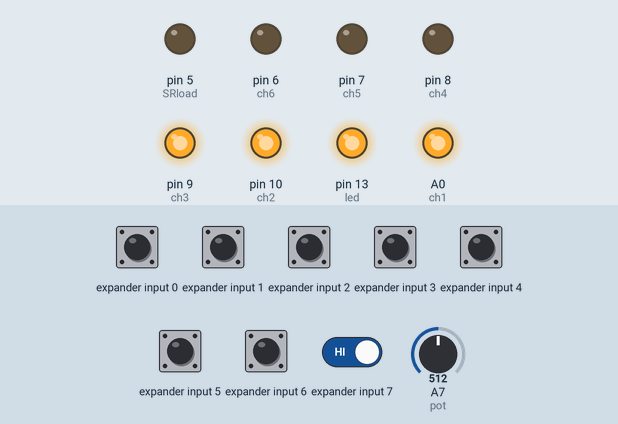
The sketch below on a simulated Arduino Nano, built with avr-gcc and run on an emulated ATmega328P. Parts: output pins drawn as LEDs (lit = HIGH). Wiring (inferred from the names in the program): input shift register (74HC165): load A1; clock pin 4; serial out pin 2; CE A1. The test bench sets the inputs (shaded band); at power-on: expander input 0–7 HIGH, A7 (pot) = 512. EEPROM starts erased; pins used as bus, display or sensor lines are not drawn.

Above: at 0.01 s.
At 1.3 s:
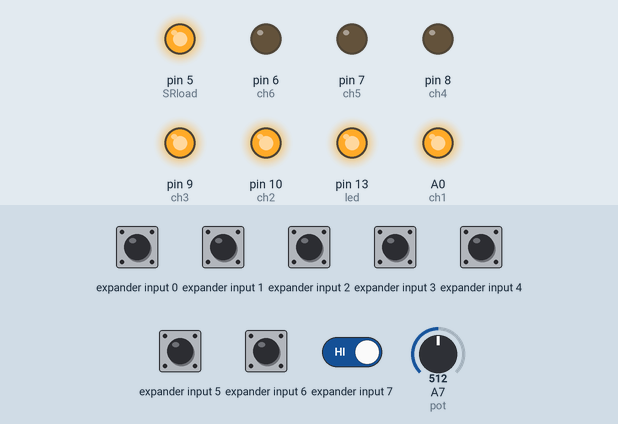
2.5 s: expander input 7 driven LOW
At 3.4 s:
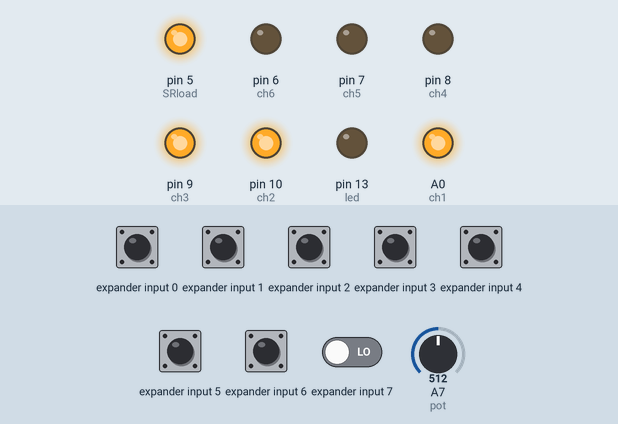
Timing chart, 0 to 11.5 s (numbered marks = the images above; inputs shaded):
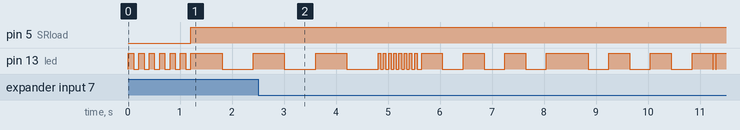

Measured:
- after the input at 2.5 s, pin 5 (SRload): stays HIGH (without the input it goes to HIGH after 2.3 s)

The sketch:

SyncSix_FadeSwap.ino
```cpp
//SyncSix FadeSwap Arduino Sketch
//Channels 1-3 are on by default. When the trigger is activated, channels 1-3 fade out while 4-6 fade in.
//The duration of the fade is set via the ultrasonic distance potentiometer.
//The controller will keep channels 1-3 off and 4-6 on for a set amount of time before resetting. This time is set by holding SHIFT and tapping CH1/REC.
//The indicator led will count down 3 times and stay illuminated until SHIFT is pressed again. The time the indicator LED is lit is how long the delay until reset will be.
//Ambient audio track is enabled/disabled normally via the SHIFT + CH6/Ambient button
//Scare track is is enabled/disabled  via the SHIFT + TRIG button


unsigned int fadeTime;

#include <SoftwareSerial.h>
#include <EEPROM.h>
#include <Wire.h>

#define ambientbyte 0     //define arduino nano internal EEPROM settings bytes
#define volbyte 1
#define sonicbyte 2
#define waitTimebyte 3    //waitTime byte to store how long to wait to reset

#define SRload 5          //define pin connections
#define SRdatain 2
#define SRclock 4
#define SRclocken A1
#define ch1 A0
#define ch2 10
#define ch3 9
#define ch4 8
#define ch5 7
#define ch6 6
#define led 13
#define utrig A2
#define uecho A3
#define pot A7
#define busy A6
#define tx 11
#define rx 12

SoftwareSerial DFSoftwareSerial(rx, tx);                                            // RX, TX of MP3 player
const byte playMP31[] = {0x7E, 0xFF, 0x06, 0x03, 0x00, 0x00, 0x01, 0xEF};           //message to send to MP3 player to play track 1
const byte playMP32[] = {0x7E, 0xFF, 0x06, 0x03, 0x00, 0x00, 0x02, 0xEF};           //message to send to MP3 player to play track 2

bool ch1state;    //global vars to store input states
bool ch2state;
bool ch3state;
bool ch4state;
bool ch5state;
bool ch6state;
bool shiftstate;
bool trigstate;
bool sonicstate;


void setup() {
  pinMode(led, OUTPUT);  digitalWrite(led, LOW);      //setup LED
  pinMode(pot, INPUT);                                //setup potentiometer
  pinMode(busy, INPUT);                               //setup MP3 player feedback pin

  pinMode(utrig, OUTPUT); digitalWrite(utrig, LOW);   // Set the ultrasonic trigPin as an OUTPUT and set LOW
  pinMode(uecho, INPUT);                              // Set the ultrasonic echoPin as an INPUT

  pinMode(ch1, OUTPUT); digitalWrite(ch1, LOW);       //setup output channel pins and set all to LOW
  pinMode(ch2, OUTPUT); digitalWrite(ch2, LOW);
  pinMode(ch3, OUTPUT); digitalWrite(ch3, LOW);
  pinMode(ch4, OUTPUT); digitalWrite(ch4, LOW);
  pinMode(ch5, OUTPUT); digitalWrite(ch5, LOW);
  pinMode(ch6, OUTPUT); digitalWrite(ch6, LOW);

  pinMode(SRload, OUTPUT);                            //setup input shift register pins
  pinMode(SRclocken, OUTPUT);
  pinMode(SRclock, OUTPUT);
  pinMode(SRdatain, INPUT);

  Wire.begin();                                       //begin I2C connection to external EEPROM

  DFSoftwareSerial.begin(9600);                       //begin serial connection to MP3 player
  byte MP3setvol[] = {0x7E, 0xFF, 0x06, 0x06, 0x00, 0x00, EEPROM.read(volbyte), 0xEF};     //read stored volume level
  DFSoftwareSerial.write(MP3setvol, 8);                //set volume of MP3 player

  updateCh(0b00000111);

  digitalWrite(led, HIGH); delay(100); digitalWrite(led, LOW); delay(100); digitalWrite(led, HIGH); delay(100); digitalWrite(led, LOW); delay(100); digitalWrite(led, HIGH); delay(100); digitalWrite(led, LOW); delay(100); digitalWrite(led, HIGH); delay(100); digitalWrite(led, LOW); delay(100); digitalWrite(led, HIGH); delay(100); digitalWrite(led, LOW); delay(100); digitalWrite(led, HIGH); delay(100); digitalWrite(led, LOW); delay(100); //blink six times for startup confirmation
}


void loop() {
  inputCheck();   //refresh the inputs


  if ((trigstate||sonicstate) & !shiftstate) {            //if triggered, fade LEDs, then wait to reset
    digitalWrite(led, HIGH);  //turn on led for duration of playback
    if (EEPROM.read(sonicbyte)) {playMP3(1);} //if scare track is enabled, play scare track
    unsigned long pastmicros = micros();

    for (unsigned int i=0; i<=fadeTime; i++){      //fade LEDs with varying PWM duty cycle
      updateCh(0b00000111);
      while (micros()-pastmicros < fadeTime){
        if (micros()-pastmicros > fadeTime-i){digitalWrite(ch1, LOW); digitalWrite(ch2, LOW); digitalWrite(ch3, LOW); digitalWrite(ch4, HIGH); digitalWrite(ch5, HIGH); digitalWrite(ch6, HIGH);}
      }
      pastmicros = micros();
    }


    unsigned long delayTime = EEPROM.read(waitTimebyte)*2000UL;
    delay(delayTime);
    updateCh(0b00000111);
  }
  else { digitalWrite(led, LOW);}    //turn off led when not playing back sequence


  if (ch1state && shiftstate){       //if shift and ch1 buttons are pressed, record delay time to reset after fade; waitTime
    digitalWrite(led, HIGH); delay(600); digitalWrite(led, LOW); delay(600); digitalWrite(led, HIGH); delay(600); digitalWrite(led, LOW); delay(600); digitalWrite(led, HIGH); delay(600); digitalWrite(led, LOW); delay(600); digitalWrite(led, HIGH);  //3 countdown blink
    inputCheck();   //refresh the inputs
    unsigned long pastSeconds = millis()/2000UL;
    while(!shiftstate){
      inputCheck();   //refresh the inputs
    }
    unsigned long currentSeconds = millis()/2000UL;
    digitalWrite(led, HIGH); delay(50); digitalWrite(led, LOW); delay(50); digitalWrite(led, HIGH); delay(50); digitalWrite(led, LOW); delay(50); digitalWrite(led, HIGH); delay(50); digitalWrite(led, LOW); delay(50); digitalWrite(led, HIGH); delay(50); digitalWrite(led, LOW); delay(50); digitalWrite(led, HIGH); delay(50); digitalWrite(led, LOW); delay(50); digitalWrite(led, HIGH); delay(50); digitalWrite(led, LOW); delay(50); digitalWrite(led, HIGH); delay(50); digitalWrite(led, LOW); delay(50); digitalWrite(led, HIGH); delay(50); digitalWrite(led, LOW); delay(50);
    EEPROM.write(waitTimebyte, lowByte(currentSeconds-pastSeconds));
  }


  if (EEPROM.read(ambientbyte) && (analogRead(busy)>500)) {    //if play ambient track and ambient track has stoped
    playMP3(2);     //play 2nd MP3 (ambient)
    delay(25);
  }

  if (ch6state && shiftstate){     //toggle ambient enable eeprom bit if shift and ch6 are pressed
    if (EEPROM.read(ambientbyte) == 0){ EEPROM.write(ambientbyte, 1); digitalWrite(led, HIGH); delay(50); digitalWrite(led, LOW); delay(50); digitalWrite(led, HIGH); delay(50); digitalWrite(led, LOW); delay(50); digitalWrite(led, HIGH); delay(50); digitalWrite(led, LOW); delay(50); digitalWrite(led, HIGH); delay(50); digitalWrite(led, LOW); delay(50); digitalWrite(led, HIGH); delay(50); digitalWrite(led, LOW); delay(1000); }
    else {EEPROM.write(ambientbyte, 0); digitalWrite(led, HIGH); delay(400); digitalWrite(led, LOW); delay(400); digitalWrite(led, HIGH); delay(400); digitalWrite(led, LOW); delay(400); digitalWrite(led, HIGH); delay(400); digitalWrite(led, LOW); delay(400); digitalWrite(led, HIGH); delay(400); digitalWrite(led, LOW); }
  }

  if (shiftstate  &&  trigstate)  {   //toggle ultrasonic enable eeprom bit if shift and trig are pressed. Ultrasonic bit used to enable/disable scare track
    if (EEPROM.read(sonicbyte) == 0){  EEPROM.write(sonicbyte, 1); digitalWrite(led, HIGH); delay(50); digitalWrite(led, LOW); delay(50); digitalWrite(led, HIGH); delay(50); digitalWrite(led, LOW); delay(50); digitalWrite(led, HIGH); delay(50); digitalWrite(led, LOW); delay(50); digitalWrite(led, HIGH); delay(50); digitalWrite(led, LOW); delay(50); digitalWrite(led, HIGH); delay(50); digitalWrite(led, LOW); delay(1000); }
    else { EEPROM.write(sonicbyte, 0); digitalWrite(led, HIGH); delay(400); digitalWrite(led, LOW); delay(400); digitalWrite(led, HIGH); delay(400); digitalWrite(led, LOW); delay(400); digitalWrite(led, HIGH); delay(400); digitalWrite(led, LOW); delay(400); digitalWrite(led, HIGH); delay(400); digitalWrite(led, LOW); }
  }

  if (shiftstate  &&  ch5state) {    //if volume + is pressed
    byte newVol = constrain((EEPROM.read(volbyte) +1), 0, 30);      //read current volume from memory. Increment and constrain to volume range 0-30
    EEPROM.write(volbyte, newVol);                                  //write increased volume to arduino memory
    byte MP3setvol[] = {0x7E, 0xFF, 0x06, 0x06, 0x00, 0x00, newVol, 0xEF};     //create instruction to set new volume
    DFSoftwareSerial.write(MP3setvol, 8);                //set volume of MP3 player
    digitalWrite(led, HIGH); delay(50); digitalWrite(led, LOW);
  }

  if (shiftstate  &&  ch4state) {    //if volume - is pressed
    byte newVol = constrain((EEPROM.read(volbyte) -1), 0, 30);      //read current volume from memory. Decrement and constrain to volume range 0-30
    EEPROM.write(volbyte, newVol);                                  //write decreased volume to arduino memory
    byte MP3setvol[] = {0x7E, 0xFF, 0x06, 0x06, 0x00, 0x00, newVol, 0xEF};     //create instruction to set new volume
    DFSoftwareSerial.write(MP3setvol, 8);                //set volume of MP3 player
    digitalWrite(led, HIGH); delay(50); digitalWrite(led, LOW);
  }
}


void updateCh(byte states) {            //updates output channels
  if (bitRead(states, 5) == 1) {digitalWrite(ch6, HIGH);}
  else {digitalWrite(ch6, LOW);}

  if (bitRead(states, 4) == 1) {digitalWrite(ch5, HIGH);}
  else {digitalWrite(ch5, LOW);}

  if (bitRead(states, 3) == 1) {digitalWrite(ch4, HIGH);}
  else {digitalWrite(ch4, LOW);}

  if (bitRead(states, 2) == 1) {digitalWrite(ch3, HIGH);}
  else {digitalWrite(ch3, LOW);}

  if (bitRead(states, 1) == 1) {digitalWrite(ch2, HIGH);}
  else {digitalWrite(ch2, LOW);}

  if (bitRead(states, 0) == 1) {digitalWrite(ch1, HIGH);}
  else {digitalWrite(ch1, LOW);}
}


void playMP3(unsigned int track) {        //plays MP3 tracks
  switch (track) {
    case 1:
          DFSoftwareSerial.write(playMP31, 8);      //send code to play 1st MP3
          break;
    case 2:
          DFSoftwareSerial.write(playMP32, 8);      //send code to play 2nd MP3
          break;
  }
}


void inputCheck() {         //refreshes input button states and trig
  digitalWrite(SRload, LOW);  // Write pulse to load pin of 74HC165 shift register
  delayMicroseconds(5);
  digitalWrite(SRload, HIGH);
  delayMicroseconds(5);

  digitalWrite(SRclock, HIGH);  // Get data from 74HC165 shift register
  digitalWrite(SRclocken, LOW);
  byte incoming = shiftIn(SRdatain, SRclock, LSBFIRST);     //recieve incoming byte from shift register
  digitalWrite(SRclocken, HIGH);

  if (!(incoming & 0x80 )) {            //set channel states based on input buttons
    ch1state = HIGH;
  } else ch1state = LOW;

  if (!(incoming &  0x40 )) {
    ch2state = HIGH;
  } else ch2state = LOW;

  if (!(incoming &  0x20 )) {
    ch3state = HIGH;
  } else ch3state = LOW;

  if (!(incoming &  0x10 )) {
    ch4state = HIGH;
  } else ch4state = LOW;

  if (!(incoming &  0x8 )) {
    ch5state = HIGH;
  } else ch5state = LOW;

  if (!(incoming &  0x4 )) {
    ch6state = HIGH;
  } else ch6state = LOW;

  if (!(incoming &  0x2 )) {
    shiftstate = HIGH;
  } else shiftstate = LOW;

  if (!(incoming &  0x1 )) {
    trigstate = HIGH;
  } else trigstate = LOW;

  fadeTime = map(analogRead(pot), 0, 1024, 8000, 200);    //read ultrasonic distance pot and convert to fadeTime delay value to adjust time taken to fade
}
```
